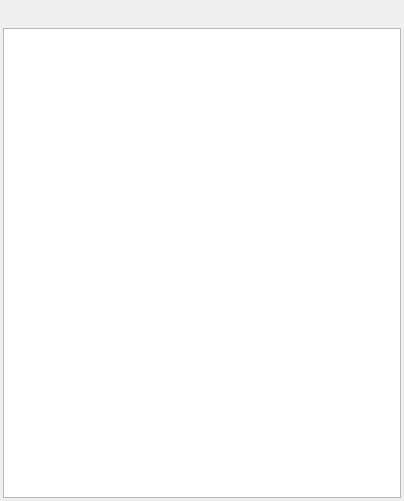
<?xml version="1.0" encoding="UTF-8"?>
<ui version="4.0">
 <class>ByyViewpointWidget</class>
 <widget class="QWidget" name="ByyViewpointWidget">
  <property name="geometry">
   <rect>
    <x>0</x>
    <y>0</y>
    <width>404</width>
    <height>501</height>
   </rect>
  </property>
  <property name="windowTitle">
   <string>ByyViewpointWidget</string>
  </property>
  <property name="autoFillBackground">
   <bool>true</bool>
  </property>
  <layout class="QVBoxLayout" name="verticalLayout_2">
   <property name="spacing">
    <number>3</number>
   </property>
   <property name="margin">
    <number>3</number>
   </property>
   <item>
    <layout class="QHBoxLayout" name="horizontalLayout">
     <property name="spacing">
      <number>13</number>
     </property>
     <item>
      <widget class="QPushButton" name="pushButton_3">
       <property name="text">
        <string/>
       </property>
       <property name="flat">
        <bool>true</bool>
       </property>
      </widget>
     </item>
     <item>
      <widget class="QPushButton" name="pushButton_2">
       <property name="enabled">
        <bool>false</bool>
       </property>
       <property name="text">
        <string/>
       </property>
       <property name="flat">
        <bool>true</bool>
       </property>
      </widget>
     </item>
     <item>
      <spacer name="horizontalSpacer">
       <property name="orientation">
        <enum>Qt::Horizontal</enum>
       </property>
       <property name="sizeHint" stdset="0">
        <size>
         <width>40</width>
         <height>20</height>
        </size>
       </property>
      </spacer>
     </item>
    </layout>
   </item>
   <item>
    <layout class="QVBoxLayout" name="verticalLayout">
     <property name="spacing">
      <number>0</number>
     </property>
     <item>
      <widget class="QListWidget" name="listWidget"/>
     </item>
    </layout>
   </item>
  </layout>
 </widget>
 <layoutdefault spacing="6" margin="11"/>
 <resources/>
 <connections/>
</ui>
